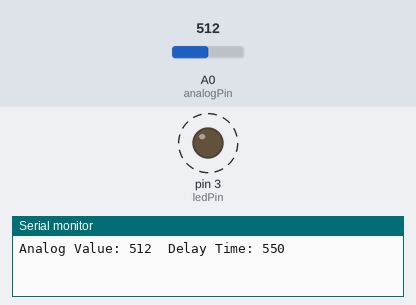
The sketch below on a simulated Arduino Uno, built with avr-gcc and run on an emulated ATmega328P. Parts: output pins drawn as LEDs (lit = HIGH), the last lines printed to the serial monitor. Dashed ring = blinking. Inputs (shaded band) come from the test bench; at power-on: A0 (analogPin) = 512.

Above: at 1.9 s.
2.0 s: A0 (analogPin) set to 900
At 2.72 s:
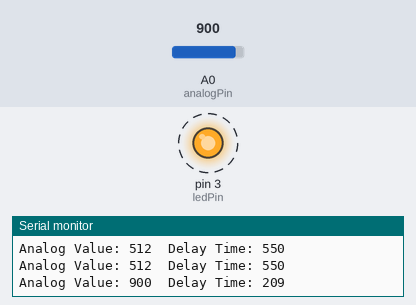
5.5 s: A0 (analogPin) set to 1023
At 5.8 s:
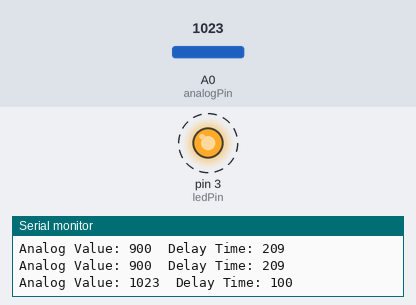
Timing chart, 0 to 15.0 s (numbered marks = the images above; inputs shaded):
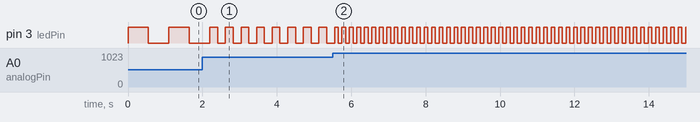

The sketch:

codigo03.ino
```cpp
const int ledPin = 3;
const int analogPin = A0;

void setup() {
  pinMode(ledPin, OUTPUT);
  Serial.begin(9600);
}

void loop() {
  int analogValue = analogRead(analogPin);

  int delayTime = map(analogValue, 0, 1023, 1000, 100);

  digitalWrite(ledPin, HIGH);
  delay(delayTime);

  digitalWrite(ledPin, LOW);
  delay(delayTime);

  Serial.print("Analog Value: ");
  Serial.print(analogValue);
  Serial.print("  Delay Time: ");
  Serial.println(delayTime);
}
```

Measured:
- after the input at 2.0 s, pin 3 (ledPin): alternates HIGH for 0.21 s and LOW for 0.21 s, starting after 0.41 s
- after the input at 5.5 s, pin 3 (ledPin): alternates HIGH for 0.10 s and LOW for 0.10 s, starting after 0.15 s
- by itself, pin 3 (ledPin): alternates HIGH for 0.55 s and LOW for 0.55 s
